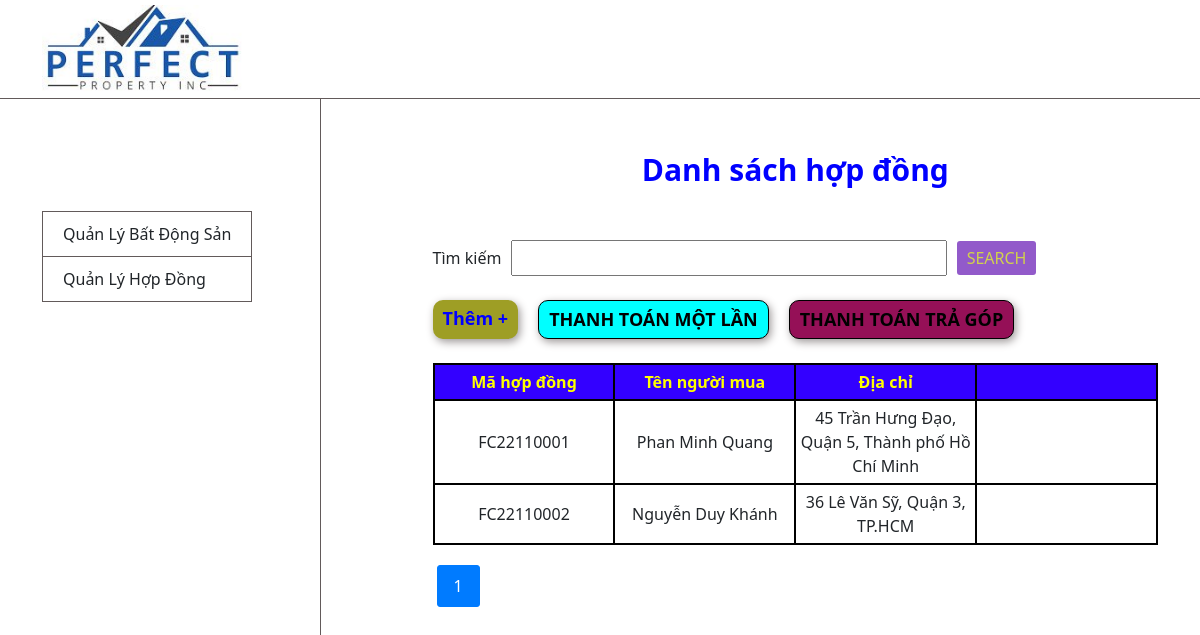
The page / on the database its author committed.
### index.php (the view, shortened to what this page needs)
<?php
include('connect.php');
$page = isset($_GET['page']) ? $_GET['page'] : 1;
$page = max(1, $page);
$records_per_page = 4;
$sql = "SELECT Full_Contract_Code, Customer_Name, Customer_Address FROM `dbo.full_contract`";
$result = $conn->query($sql);
$total_records = $result->num_rows;
$total_pages = ceil($total_records / $records_per_page);
$offset = ($page - 1) * $records_per_page;
$sql = "SELECT Full_Contract_Code, Customer_Name, Customer_Address FROM `dbo.full_contract` LIMIT $offset, $records_per_page";
$result = $conn->query($sql);
?>
<!DOCTYPE html>
<html lang="en">
<head>
  <link href="https://cdn.jsdelivr.net/npm/bootstrap@5.3.2/dist/css/bootstrap.min.css" rel="stylesheet"
>
  <link rel="stylesheet" href="style.css">
</head>
<body>
  <section class="header">
    <div class="container">
      <div class="row">
        <div class="col-12">
          <img src="img/logo.jpg" alt="" class="logo">
        </div>
      </div>
    </div>
  </section>
  <section>
    <div class="container">
      <div class="row">
        <div class="col-12 d-flex">
          <div class="col-3 bar-left">
            <ul class="list-tab">
              <li class="tab_bds">Quản Lý Bất Động Sản</li>
              <li class="tab_hd">Quản Lý Hợp Đồng</li>
            </ul>
          </div>
          <div class="col-9 __bar-right">
            <div class="col-12 my-5">
              <p class="title_hd">Danh sách hợp đồng</p>
            </div>
            <div class="col-12 d-flex align-items-center">
              <p class="__label">Tìm kiếm </p>
              <input type="text" class="__input">
              <input type="submit" value="SEARCH" class="__input-search">
            </div>
            <div class="col-12 d-flex  my-4">
              <p class="add_hd">Thêm +</p>
              <p class="pay-one">Thanh toán một lần</p>
              <p class="pay-more">thanh toán trả góp</p>
            </div>
            <div class="col-12">
        <table class="__table-all">
            <thead>
                <th>Mã hợp đồng</th>
                <th>Tên người mua</th>
                <th>Địa chỉ</th>
                <th></th>
            </thead>
            <tbody>
            <?php
            while ($row = $result->fetch_assoc()) {
                echo "<tr>";
                echo "<td>" . $row["Full_Contract_Code"] . "</td>";
                echo "<td>" . $row["Customer_Name"] . "</td>";
                echo "<td>" . $row["Customer_Address"] . "</td>";
                echo "<td>";
                echo "</td>";
                echo "</tr>";
            }
            ?>
            </tbody>
        </table>
    </div>
    <div class='pagination'>
        <?php
        for ($i = 1; $i <= $total_pages; $i++) {
            $active_class = ($i == $page) ? 'class="active"' : '';
            echo "<a href='?page=$i' $active_class>$i</a>";
        }
        echo '</div>';
        ?>
    </div>
          </div>
        </div>
      </div>
  </section>
</body>
</html>

### style.css (style rules this page uses)
.logo { width: 200px; object-fit: contain; }
.header { padding: 5px 0; border-bottom: 1.5px solid #625a5a; }
.bar-left { border-right: 1.5px solid #625a5a; padding-top: 10%; height: calc(100vh - 100px); }
.list-tab { list-style: none; border: 1px solid #625a5a; width: max-content; padding-left: 0 !important; }
.list-tab li { padding: 10px 20px !important; }
.tab_bds { border-bottom: 1.5px solid #625a5a; }
p { margin-bottom: 0 !important; }
.title_hd { color: blue; font-weight: 700; font-size: 30px; text-align: center; }
.__label { font-size: 16px; margin-right: 10px; }
.__input { width: 60%; margin-right: 10px; padding: 4px 10px; }
.__input-search { background-color: rgb(146, 90, 202); border: none !important; color: rgb(210, 210, 75); padding: 5px 10px; border-radius: 3px; }
.add_hd { cursor: pointer; padding: 5px 10px; border-radius: 10px; background-color: rgb(158, 158, 37); font-size: 18px; font-weight: 700; color: blue; margin-right: 20px; box-shadow: 2px 3px 8px #9e9999; }
.pay-one { cursor: pointer; padding: 5px 10px; border-radius: 10px; background-color: aqua; font-size: 18px; font-weight: 700; color: #000; margin-right: 20px; border: 1px solid #000; text-transform: uppercase; box-shadow: 2px 3px 8px #9e9999; }
.pay-more { cursor: pointer; padding: 5px 10px; border-radius: 10px; background-color: rgb(149, 16, 87); font-size: 18px; font-weight: 700; color: #000; margin-right: 10px; border: 1px solid #000; text-transform: uppercase; box-shadow: 2px 3px 8px #9e9999; }
.__bar-right { padding-left: 10%; }
.__table-all { width: 100%; }
.__table-all thead { background-color: rgb(51, 0, 255); }
.__table-all thead th { width: 25% !important; text-align: center; color: yellow; padding: 5px 0 !important; }
.__table-all tbody tr td { text-align: center; padding: 5px 0; }
.__table-all tr, .__table-all td, .__table-all th { border: 2px solid #000; }
.pagination { margin-top: 20px; text-align: center; }
.pagination a { display: inline-block; padding: 8px 16px; margin: 0 4px; text-decoration: none; border: 1px solid #007bff; border-radius: 3px; color: #007bff; }
.pagination a.active, .pagination a:hover { background-color: #007bff; color: #fff; }

### rows shown on the page
dbo.full_contract: Full_Contract_Code "FC22110001", Customer_Name "Phan Minh Quang", Customer_Address "45 Trần Hưng Đạo, Quận 5, Thành phố Hồ Chí Minh"
dbo.full_contract: Full_Contract_Code "FC22110002", Customer_Name "Nguyễn Duy Khánh", Customer_Address "36 Lê Văn Sỹ, Quận 3, TP.HCM"
